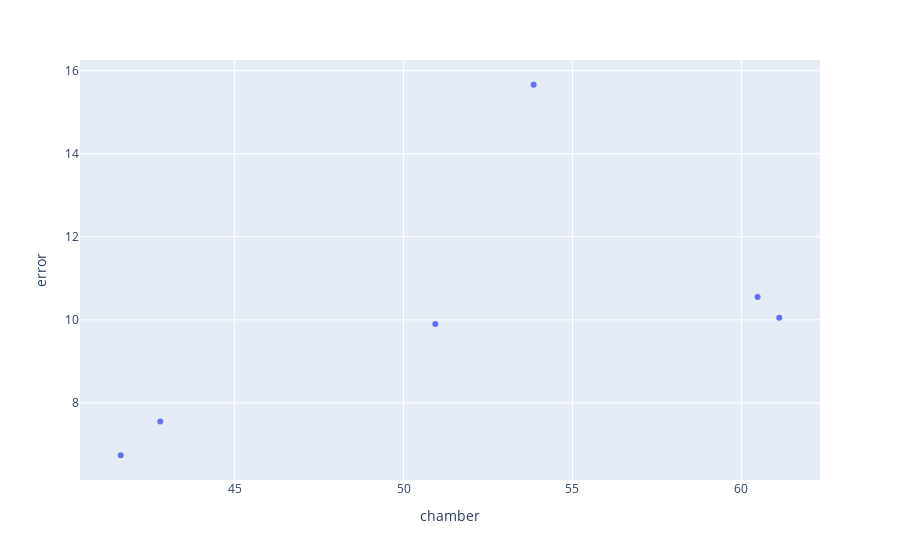

The notebook cell saved with this chart:
### Code cell
df2 = pd.read_csv('real_measured.csv')
df2["error"] = df2["measured"]-df2["real"]

#plot error vs chamber
fig = px.scatter(df2, x='chamber', y='error')
fig.show()

### Figure 1 — Plotly figure (JSON) as saved in the notebook; plotly's stock layout.template omitted (floating-point values rounded to 4 significant figures)
{"data": [{"hovertemplate": "chamber=%{x}<br>error=%{y}<extra></extra>", "legendgroup": "", "marker": {"color": "#636efa", "symbol": "circle"}, "mode": "markers", "name": "", "orientation": "v", "showlegend": false, "type": "scatter", "x": [41.63, 42.8, 50.94, 53.85, 61.12, 60.48], "xaxis": "x", "y": [6.74, 7.55, 9.9, 15.66, 10.05, 10.55], "yaxis": "y"}], "layout": {"legend": {"tracegroupgap": 0}, "margin": {"t": 60}, "xaxis": {"anchor": "y", "domain": [0, 1], "title": {"text": "chamber"}}, "yaxis": {"anchor": "x", "domain": [0, 1], "title": {"text": "error"}}}}
